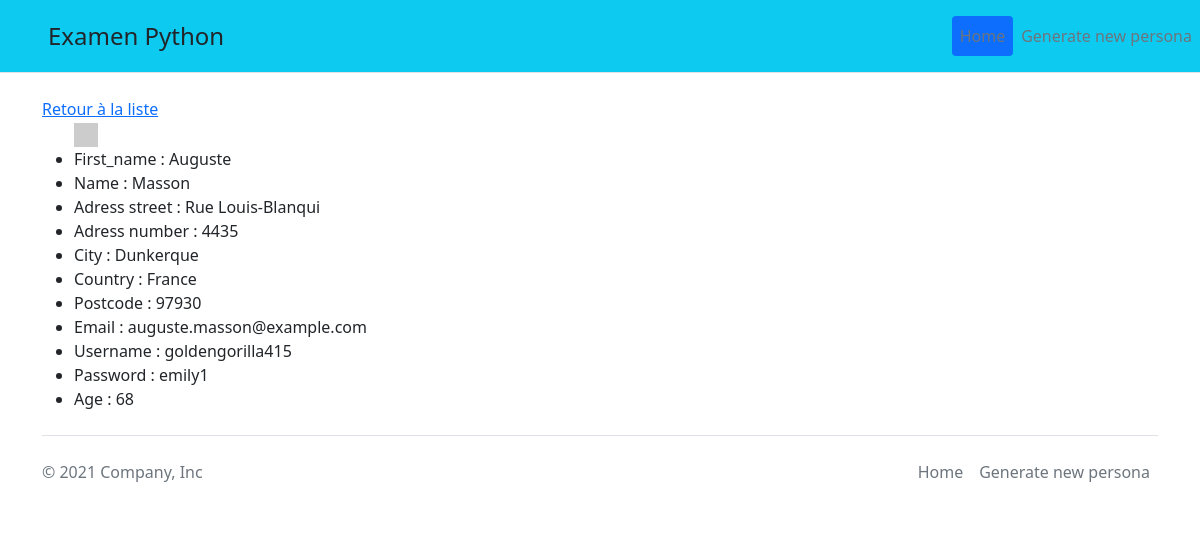
The app's page /details/33/ with its own data.
### persona_app/models.py (models this page shows)
class Persona(models.Model):
    first_name = models.CharField(max_length=20)
    last_name = models.CharField(max_length=50)
    address_street = models.CharField(max_length=50)
    address_number = models.IntegerField()
    city = models.CharField(max_length=50)
    country = models.CharField(max_length=50)
    postcode = models.CharField(max_length=50)
    email = models.EmailField()
    username = models.CharField(max_length=50)
    password = models.CharField(max_length=20)
    age = models.PositiveIntegerField()
    picture = models.CharField(max_length=50)

### persona_app/views.py (the view)
# urls.py: path('details/<int:id>/', views.persona_details, name='persona_details'),
def persona_details(request, id):
    person = Persona.objects.get(id=id)
    context = {
        'person_details': person
    }
    print(context)
    return render(request, 'persona_app/persona_details.html', context)

### persona_app/templates/persona_app/persona_details.html
{% extends 'base.html' %} {% block title %}Persona details{% endblock title %}
{% block content %}
<a href="{% url 'url_list' %}">Retour à la liste</a>
<ul>
  <img src="{{ person_details.picture }}" alt="{{ person_details.picture }}"/>
  <li>First_name : {{ person_details.first_name }}</li>
  <li>Name : {{ person_details.last_name }}</li>
  <li>Adress street : {{ person_details.address_street }}</li>
  <li>Adress number : {{ person_details.address_number }}</li>
  <li>City : {{ person_details.city }}</li>
  <li>Country : {{ person_details.country }}</li>
  <li>Postcode : {{ person_details.postcode }}</li>
  <li>Email : {{ person_details.email }}</li>
  <li>Username : {{ person_details.username }}</li>
  <li>Password : {{ person_details.password }}</li>
  <li>Age : {{ person_details.age }}</li>
</ul>
{% endblock content %}

### records on screen
Persona: first_name "Auguste", last_name "Masson", address_street "Rue Louis-Blanqui", address_number "4435", city "Dunkerque", country "France", postcode "97930", email "auguste.masson@example.com", username "goldengorilla415", password "emily1", age "68"
